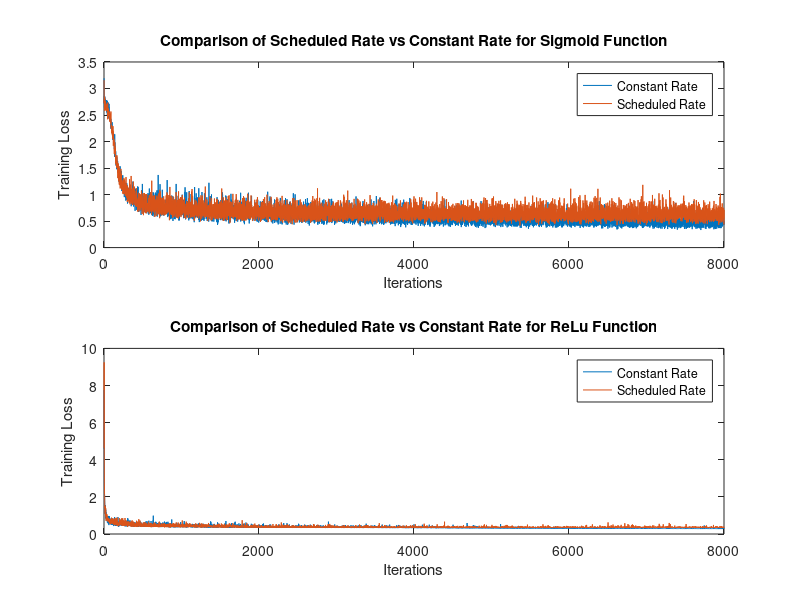
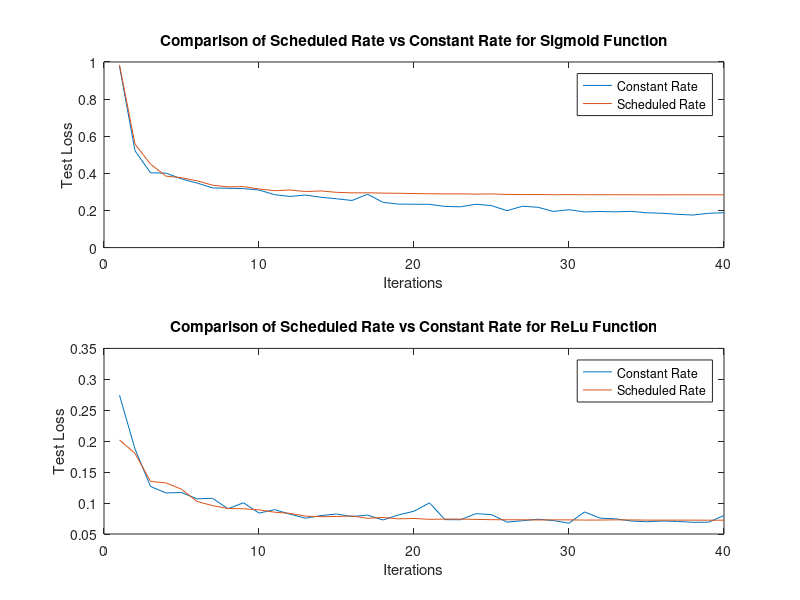
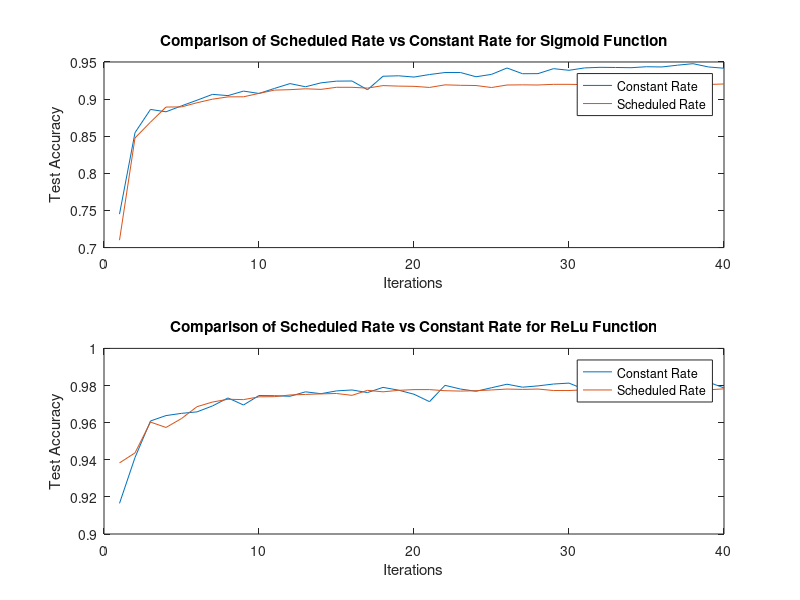

Write MATLAB code to recreate these figures, in order.
%% Loading the data
case1 = load('case1_01.mat');
case2 = load('case2_01.mat');
case3 = load('case3_01.mat');
case4 = load('case4_01.mat');

%% Plotting the training loss function
%{
%%% Constant Learning Rate comparison - Training Loss
figure();
t = 1 : length(case2.training_loss);
plot(t,case2.training_loss,t,case4.training_loss);
title('Comparison of Sigmoid and ReLu for Scheduled Learning Rate');
xlabel('Iterations');
ylabel('Training Loss');
legend('Sigmoid','ReLu');

%%% Constant Learning Rate comparison - test loss
figure();
t = 1 : length(case2.test_loss);
plot(t,case2.test_loss,t,case4.test_loss);
title('Comparison of Sigmoid and ReLu for Scheduled Learning Rate');
xlabel('Iterations');
ylabel('Test Loss');
legend('Sigmoid','ReLu');

%%% Constant Learning Rate Comparison - test acc
figure();
t = 1 : length(case2.test_acc);
plot(t,case2.test_acc,t,case4.test_acc);
title('Comparison of Sigmoid and ReLu for Scheduled Learning Rate');
xlabel('Iterations');
ylabel('Test Accuracy');
legend('Sigmoid','ReLu');
%}

%% Plotting the comparison between schedule and constant
figure();
subplot(2,1,1);
t = 1 : length(case1.training_loss);
plot(t,case1.training_loss,t,case2.training_loss);
title('Comparison of Scheduled Rate vs Constant Rate for Sigmoid Function')
xlabel('Iterations');
ylabel('Training Loss');
legend('Constant Rate','Scheduled Rate');

subplot(2,1,2);
plot(t,case3.training_loss,t,case4.training_loss);
title('Comparison of Scheduled Rate vs Constant Rate for ReLu Function')
xlabel('Iterations');
ylabel('Training Loss');
legend('Constant Rate','Scheduled Rate');

figure();
subplot(2,1,1);
t = 1 : length(case1.test_loss);
plot(t,case1.test_loss,t,case2.test_loss);
title('Comparison of Scheduled Rate vs Constant Rate for Sigmoid Function')
xlabel('Iterations');
ylabel('Test Loss');
legend('Constant Rate','Scheduled Rate');

subplot(2,1,2);
plot(t,case3.test_loss,t,case4.test_loss);
title('Comparison of Scheduled Rate vs Constant Rate for ReLu Function')
xlabel('Iterations');
ylabel('Test Loss');
legend('Constant Rate','Scheduled Rate');

figure();
subplot(2,1,1);
t = 1 : length(case1.test_acc);
plot(t,case1.test_acc,t,case2.test_acc);
title('Comparison of Scheduled Rate vs Constant Rate for Sigmoid Function')
xlabel('Iterations');
ylabel('Test Accuracy');
legend('Constant Rate','Scheduled Rate');

subplot(2,1,2);
plot(t,case3.test_acc,t,case4.test_acc);
title('Comparison of Scheduled Rate vs Constant Rate for ReLu Function')
xlabel('Iterations');
ylabel('Test Accuracy');
legend('Constant Rate','Scheduled Rate');

